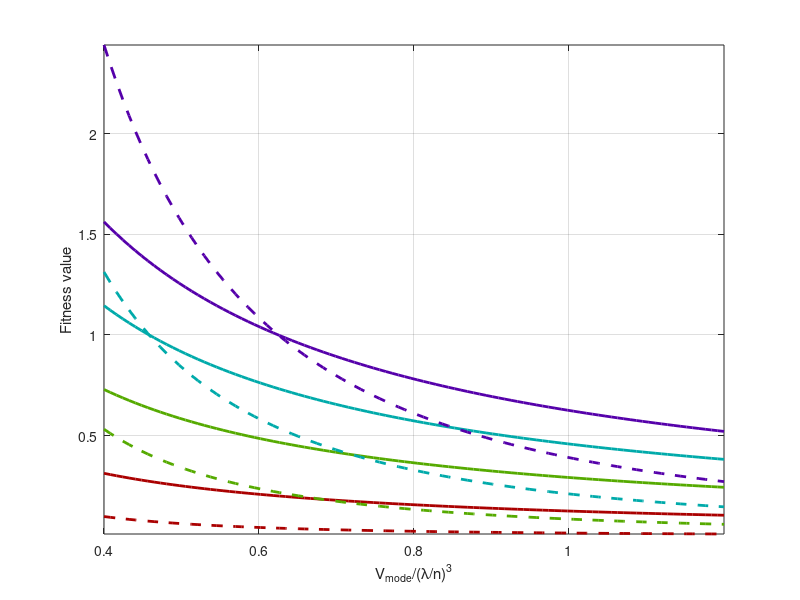

MATLAB code for this plot:
clear all; close all; clc;

Qsim = linspace(1e5,5e5,4);
Qcut = 8e5;
Q = min(Qsim,Qcut)/Qcut;
V = linspace(0.4,1.2,100);
figure;
hold on
cmap = hsv(length(Q))./1.5;
for i = 1:length(Q)
F = Q(i)./V;
Fsq = (Q(i)./V).^2;
plot(V,F,'color',cmap(i,:),'linewidth',2);
plot(V,Fsq,'--','color',cmap(i,:),'linewidth',2);
end

grid on
box on
xlabel('V_{mode}/(\lambda/n)^3')
ylabel('Fitness value')

axis tight
xlim([0.4 1.2])